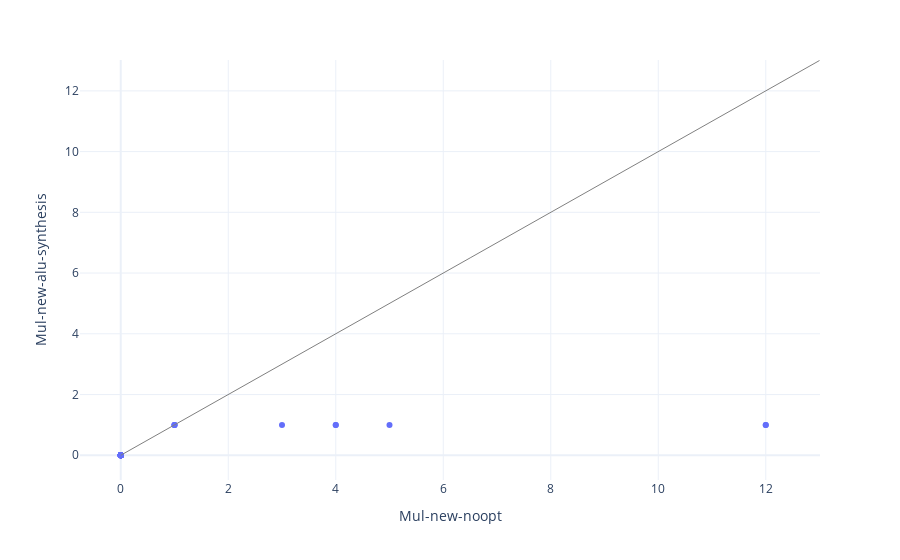

Notebook source saved alongside this figure:
### Code cell
scatter((new_noopt, "new-noopt"), (new_conju, "new-alu-synthesis"), "Mul")

### Figure 1 — Plotly figure (JSON) as saved in the notebook; plotly's stock layout.template omitted (floating-point values rounded to 4 significant figures)
{"data": [{"hovertemplate": "Mul-new-noopt=%{x}<br>Mul-new-alu-synthesis=%{y}<br>name=%{text}<extra></extra>", "legendgroup": "", "marker": {"color": "#636efa", "symbol": "circle"}, "mode": "markers", "name": "", "orientation": "v", "showlegend": false, "text": ["lift_bytes/\"min:AND_AL_IMMb\"", "lift_bytes/\"min:LEA_GPRv_AGEN_32\"", "lift_bytes/\"min:LODSB\"", "lift_bytes/\"min:LODSB\"", "lift_bytes/\"min:LODSB\"", "lift_bytes/\"min:LODSB\"", "lift_bytes/\"min:LOOP_RELBRb\"", "lift_bytes/\"min:MOVSB\"", "lift_bytes/\"min:MOV_GPR8_GPR8_8A\"", "lift_bytes/\"min:OR_GPRv_IMMz_32\"", "lift_bytes/\"min:POPAD_32\"", "lift_bytes/\"min:PUSH_IMMz_32\"", "lift_bytes/\"min:PUSH_MEMv_32\"", "lift_bytes/\"min:SUB_AL_IMMb\"", "lift_bytes/\"min:SUB_GPRv_MEMv_32\"", "lift_bytes/\"min:XOR_GPR8_GPR8_32\"", "lift_bytes/\"min:XOR_GPRv_IMMz_32\"", "lift_bytes/\"min:XOR_OrAX_IMMz_32\"", "lift_bytes/\"min:DIV_GPRv_32\"", "lift_bytes/\"min:DIV_MEMv_32\"", "lift_bytes/\"min:AND_MEMb_GPR8\"", "lift_bytes/\"min:ADD_GPR8_GPR8_02\"", "lift_bytes/\"min:ADD_MEMb_GPR8\"", "lift_bytes/\"min:IMUL_GPRv_MEMv_IMMz_16\"", "lift_bytes/\"min:IMUL_GPRv_MEMv_IMMz_32\"", "lift_bytes/\"min:IMUL_MEMb\"", "lift_bytes/\"min:MOV_MEMv_GPRv_16\"", "lift_bytes/\"min:MOV_RAX_RAX\"", "lift_bytes/\"min:AND_ONE_CHILD_1\"", "lift_bytes/\"min:AND_ONE_CHILD_2\"", "lift_source/\"min:small\"", "lift_source/\"min:adds\"", "lift_source/\"min:mul-16\"", "lift_source/\"big:muls\"", "lift_source/\"min:idivs\"", "lift_source/\"big:divs\"", "lift_source/\"min:subs\"", "lift_source/\"min:xors\"", "lift_source/\"big:3d_image_toolkit\"", "lift_source/\"big:router_simulator\"", "lift_source/\"big:lan_simulator\"", "lift_source/\"big:tiny86\""], "type": "scatter", "x": [0, 0, 0, 0, 0, 0, 0, 0, 0, 0, 0, 0, 0, 0, 0, 0, 0, 0, 0, 0, 0, 0, 0, 1, 1, 1, 0, 0, 0, 0, 0, 0, 4, 12, 0, 0, 0, 0, 4, 3, 5, 12], "xaxis": "x", "y": [0, 0, 0, 0, 0, 0, 0, 0, 0, 0, 0, 0, 0, 0, 0, 0, 0, 0, 0, 0, 0, 0, 0, 1, 1, 1, 0, 0, 0, 0, 0, 0, 1, 1, 0, 0, 0, 0, 1, 1, 1, 1], "yaxis": "y"}], "layout": {"hovermode": "x", "legend": {"tracegroupgap": 0}, "margin": {"t": 60}, "shapes": [{"line": {"color": "gray", "width": 1}, "type": "line", "x0": 0, "x1": 13, "xref": "x", "y0": 0, "y1": 13, "yref": "y"}], "xaxis": {"anchor": "y", "domain": [0, 1], "title": {"text": "Mul-new-noopt"}}, "yaxis": {"anchor": "x", "domain": [0, 1], "title": {"text": "Mul-new-alu-synthesis"}}}}
